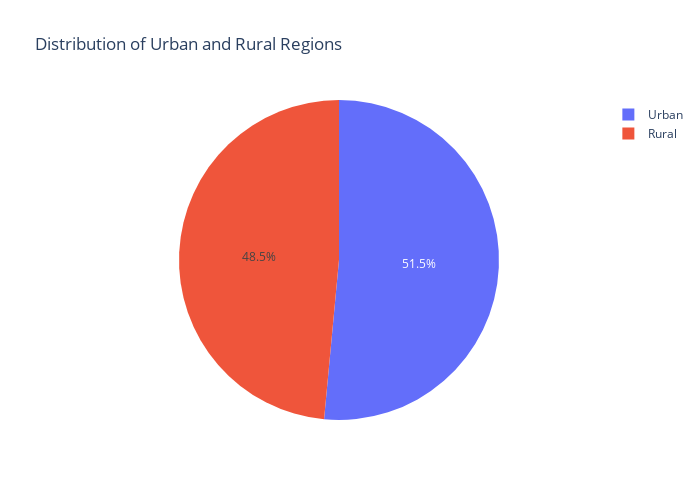

Source (notebook cell):
### Code cell
urban_count = df[df['Area'] == 'Urban']['Region'].count()
rural_count = df[df['Area'] == 'Rural']['Region'].count()

labels = ['Urban', 'Rural']
values = [urban_count, rural_count]
df_pie = pd.DataFrame({'labels': labels, 'values': values})

fig = px.pie(df_pie, names='labels', values='values', title='Distribution of Urban and Rural Regions')

fig.update_layout(width=700, height=500)
fig.show()

### Figure 1 — Plotly figure (JSON) as saved in the notebook; plotly's stock layout.template omitted (floating-point values rounded to 4 significant figures)
{"data": [{"domain": {"x": [0, 1], "y": [0, 1]}, "hovertemplate": "labels=%{label}<br>value=%{value}<extra></extra>", "labels": ["Urban", "Rural"], "legendgroup": "", "name": "", "showlegend": true, "type": "pie", "values": [381, 359]}], "layout": {"height": 500, "legend": {"tracegroupgap": 0}, "title": {"text": "Distribution of Urban and Rural Regions"}, "width": 700}}
